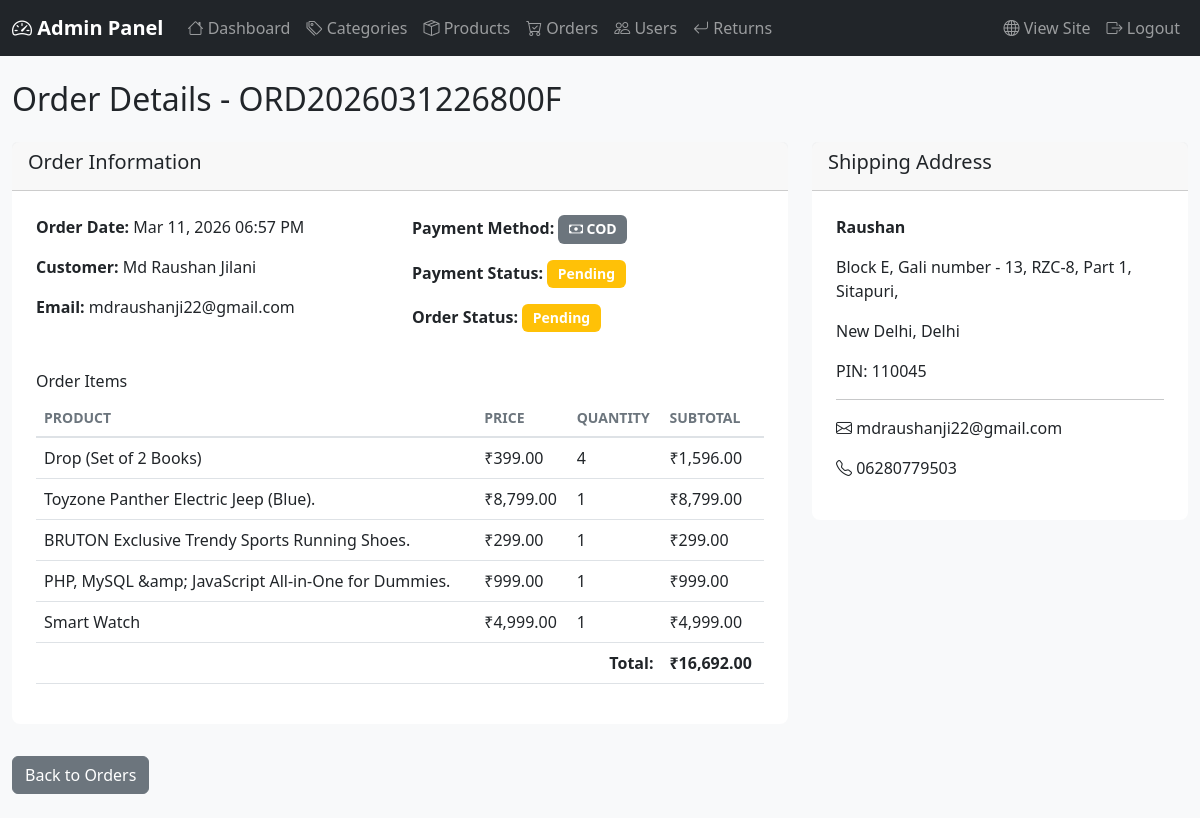
Page /admin/order-details.php?id=5 (signed in) on the committed database.
### tables this page shows
CREATE TABLE `orders` (
  `id` int(11) NOT NULL,
  `user_id` int(11) NOT NULL,
  `order_number` varchar(50) NOT NULL,
  `total_amount` decimal(10,2) NOT NULL,
  `payment_method` varchar(50) NOT NULL DEFAULT 'COD',
  `payment_status` enum('pending','paid','failed') DEFAULT 'pending',
  `order_status` enum('pending','processing','completed','cancelled') DEFAULT 'pending',
  `shipping_name` varchar(100) NOT NULL,
  `shipping_email` varchar(100) NOT NULL,
  `shipping_mobile` varchar(15) NOT NULL,
  `shipping_address` text NOT NULL,
  `shipping_city` varchar(50) NOT NULL,
  `shipping_state` varchar(50) NOT NULL,
  `shipping_pincode` varchar(10) NOT NULL,
  `created_at` timestamp NOT NULL DEFAULT current_timestamp(),
  `updated_at` timestamp NOT NULL DEFAULT current_timestamp() ON UPDATE current_timestamp()
);

CREATE TABLE `users` (
  `id` int(11) NOT NULL,
  `name` varchar(100) NOT NULL,
  `email` varchar(100) NOT NULL,
  `mobile` varchar(15) NOT NULL,
  `password` varchar(255) NOT NULL,
  `address` text DEFAULT NULL,
  `city` varchar(50) DEFAULT NULL,
  `state` varchar(50) DEFAULT NULL,
  `pincode` varchar(10) DEFAULT NULL,
  `created_at` timestamp NOT NULL DEFAULT current_timestamp(),
  `updated_at` timestamp NOT NULL DEFAULT current_timestamp() ON UPDATE current_timestamp()
);

CREATE TABLE `order_items` (
  `id` int(11) NOT NULL,
  `order_id` int(11) NOT NULL,
  `product_id` int(11) NOT NULL,
  `product_title` varchar(255) NOT NULL,
  `product_price` decimal(10,2) NOT NULL,
  `quantity` int(11) NOT NULL,
  `subtotal` decimal(10,2) NOT NULL,
  `created_at` timestamp NOT NULL DEFAULT current_timestamp()
);

### includes/functions.php (called while the page is built, shortened)
<?php
function formatPrice($price) {
    return '₹' . number_format($price, 2);
}
?>

### admin/order-details.php (the view, shortened to what this page needs)
<?php
require_once __DIR__ . '/../includes/functions.php';
require_once __DIR__ . '/../includes/admin_header.php';
$db = getDB();
$orderId = isset($_GET['id']) ? (int)$_GET['id'] : 0;
$stmt = $db->prepare("
    SELECT o.*, u.name as user_name, u.email as user_email
    FROM orders o
    LEFT JOIN users u ON o.user_id = u.id
    WHERE o.id = ?
");
$stmt->execute([$orderId]);
$order = $stmt->fetch();
$stmt = $db->prepare("SELECT * FROM order_items WHERE order_id = ?");
$stmt->execute([$orderId]);
$items = $stmt->fetchAll();
?>
<div class="container-fluid my-4">
    <h2 class="mb-4">Order Details - <?php echo htmlspecialchars($order['order_number']); ?></h2>
    <div class="row">
        <div class="col-md-8">
            <div class="card mb-3">
                <div class="card-header">
                    <h5>Order Information</h5>
                </div>
                <div class="card-body">
                    <div class="row">
                        <div class="col-md-6">
                            <p><strong>Order Date:</strong> <?php echo date('M d, Y h:i A', strtotime($order['created_at'])); ?></p>
                            <p><strong>Customer:</strong> <?php echo htmlspecialchars($order['user_name']); ?></p>
                            <p><strong>Email:</strong> <?php echo htmlspecialchars($order['user_email']); ?></p>
                        </div>
                        <div class="col-md-6">
                            <p><strong>Payment Method:</strong>
                                <?php if ($order['payment_method'] === 'Razorpay'): ?>
                                    <span class="badge bg-info"><i class="bi bi-credit-card"></i> Razorpay (Online)</span>
                                <?php else: ?>
                                    <span class="badge bg-secondary"><i class="bi bi-cash"></i> COD</span>
                                <?php endif; ?>
                            </p>
                            <p><strong>Payment Status:</strong>
                                <span class="badge bg-<?php echo $order['payment_status'] === 'paid' ? 'success' : 'warning'; ?>">
                                    <?php echo ucfirst($order['payment_status']); ?>
                                </span>
                            </p>
                            <p><strong>Order Status:</strong>
                                <span class="badge bg-<?php
                                    $badges = ['pending' => 'warning', 'processing' => 'info', 'completed' => 'success', 'cancelled' => 'danger'];
                                    echo $badges[$order['order_status']];
                                ?>">
                                    <?php echo ucfirst($order['order_status']); ?>
                                </span>
                            </p>
                        </div>
                    </div>
                    <h6 class="mt-4">Order Items</h6>
                    <table class="table">
                        <thead>
                            <tr>
                                <th>Product</th>
                                <th>Price</th>
                                <th>Quantity</th>
                                <th>Subtotal</th>
                            </tr>
                        </thead>
                        <tbody>
                            <?php foreach ($items as $item): ?>
                            <tr>
                                <td><?php echo htmlspecialchars($item['product_title']); ?></td>
                                <td><?php echo formatPrice($item['product_price']); ?></td>
                                <td><?php echo $item['quantity']; ?></td>
                                <td><?php echo formatPrice($item['subtotal']); ?></td>
                            </tr>
                            <?php endforeach; ?>
                        </tbody>
                        <tfoot>
                            <tr>
                                <th colspan="3" class="text-end">Total:</th>
                                <th><?php echo formatPrice($order['total_amount']); ?></th>
                            </tr>
                        </tfoot>
                    </table>
                </div>
            </div>
        </div>
        <div class="col-md-4">
            <div class="card">
                <div class="card-header">
                    <h5>Shipping Address</h5>
                </div>
                <div class="card-body">
                    <p><strong><?php echo htmlspecialchars($order['shipping_name']); ?></strong></p>
                    <p><?php echo nl2br(htmlspecialchars($order['shipping_address'])); ?></p>
                    <p><?php echo htmlspecialchars($order['shipping_city']); ?>, <?php echo htmlspecialchars($order['shipping_state']); ?></p>
                    <p>PIN: <?php echo htmlspecialchars($order['shipping_pincode']); ?></p>
                    <hr>
                    <p><i class="bi bi-envelope"></i> <?php echo htmlspecialchars($order['shipping_email']); ?></p>
                    <p><i class="bi bi-telephone"></i> <?php echo htmlspecialchars($order['shipping_mobile']); ?></p>
                </div>
            </div>
        </div>
    </div>
    <a href="<?php echo ADMIN_URL; ?>/orders.php" class="btn btn-secondary mt-3">Back to Orders</a>
</div>
<?php require_once __DIR__ . '/../includes/admin_footer.php'; ?>

### assets/css/admin.css (style rules this page uses)
body { background-color: #f8f9fa; }
.container-fluid { max-width: 1400px; }
.card { border: none; border-radius: 0.5rem; }
.card-body { padding: 1.5rem; }
.table { background-color: white; }
.table thead th { border-bottom: 2px solid #dee2e6; font-weight: 600; text-transform: uppercase; font-size: 0.875rem; color: #6c757d; }
.badge { font-size: 0.875rem; padding: 0.5em 0.75em; }

### rows in the picture
orders: order_number "ORD2026031226800F", created_at "Mar 11, 2026 06:57 PM", user.name "Md Raushan Jilani", user.email "mdraushanji22@gmail.com", payment_status "Pending", order_status "Pending", total_amount "₹16,692.00", shipping_name "Raushan", shipping_address "Block E, Gali number - 13, RZC-8, Part 1, Sitapuri,", shipping_city "New Delhi", shipping_state "Delhi", shipping_pincode "110045", shipping_email "mdraushanji22@gmail.com", shipping_mobile "06280779503"
order_items: product_title "Drop (Set of 2 Books)", product_price "₹399.00", quantity "4", subtotal "₹1,596.00"
order_items: product_title "Toyzone Panther Electric Jeep (Blue).", product_price "₹8,799.00", quantity "1", subtotal "₹8,799.00"
order_items: product_title "BRUTON Exclusive Trendy Sports Running Shoes.", product_price "₹299.00", quantity "1", subtotal "₹299.00"
order_items: product_title "PHP, MySQL &amp; JavaScript All-in-One for Dummies.", product_price "₹999.00", quantity "1", subtotal "₹999.00"
order_items: product_title "Smart Watch", product_price "₹4,999.00", quantity "1", subtotal "₹4,999.00"
